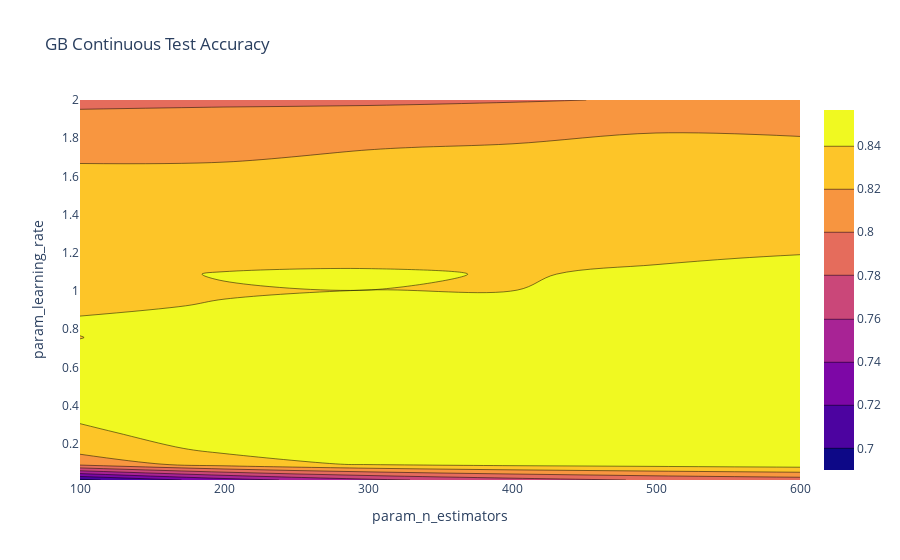
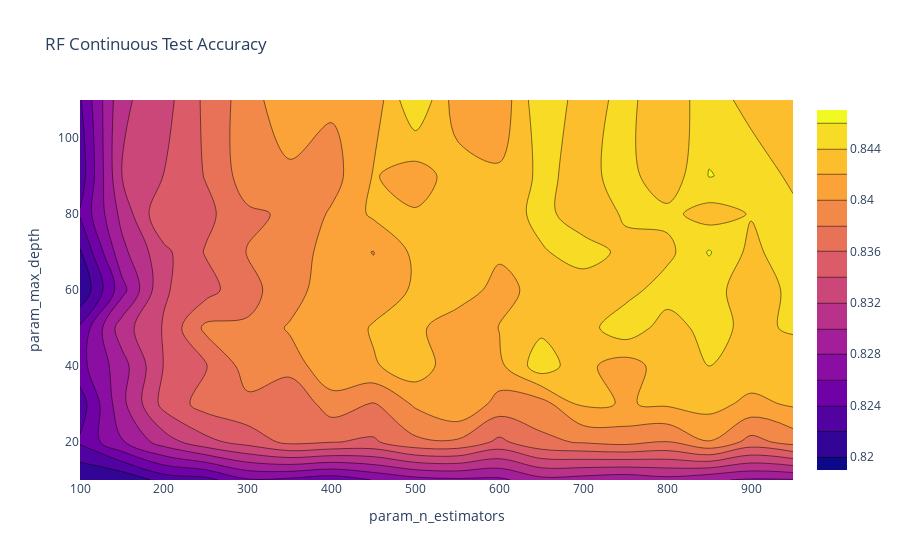

The code cell stored with these charts, in order, in its notebook:
### Code cell
keys = ['knn','gb','nb','rf']
xs = ['param_n_neighbors',['param_n_estimators','param_learning_rate'],'param_alpha',['param_n_estimators','param_max_depth']]
df_dict = {}
for key, x in zip(keys,xs):
    temp = analyze(key,x, test_x, test_y, save=save, out_dir=res_dir)
    if key not in df_dict.keys():
        df_dict[key] = temp
#This is to combine the resulting best data into one table for everything
if save:
    wrap_up(res_dir)

### Figure 1 — Plotly figure (JSON) as saved in the notebook; plotly's stock layout.template omitted (floating-point values rounded to 4 significant figures; data arrays with more than 128 entries replaced by an {"elided": "..."} marker saying what was removed)
{"data": [{"type": "contour", "x": {"elided": "300 int values"}, "y": {"elided": "300 float values"}, "z": {"elided": "300 float values"}}], "layout": {"title": {"text": "GB Continuous Test Accuracy"}, "xaxis": {"title": {"text": "param_n_estimators"}}, "yaxis": {"title": {"text": "param_learning_rate"}}}}

### Figure 2 — Plotly figure (JSON) as saved in the notebook; plotly's stock layout.template omitted (floating-point values rounded to 4 significant figures; data arrays with more than 128 entries replaced by an {"elided": "..."} marker saying what was removed)
{"data": [{"type": "contour", "x": {"elided": "360 int values"}, "y": {"elided": "360 int values"}, "z": {"elided": "360 float values"}}], "layout": {"title": {"text": "RF Continuous Test Accuracy"}, "xaxis": {"title": {"text": "param_n_estimators"}}, "yaxis": {"title": {"text": "param_max_depth"}}}}
